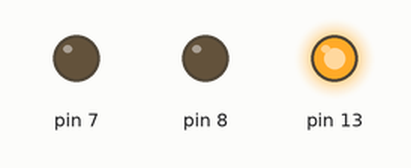
This sketch was run on a simulated Arduino Uno, built with avr-gcc and run on an emulated ATmega328P. Parts: output pins drawn as LEDs (lit = HIGH).

Above: at 0.5 s.
At 2.2 s:
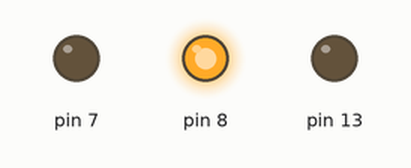
At 5.0 s:
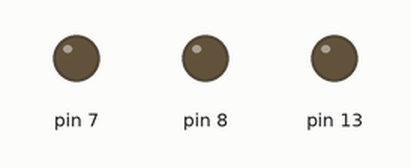
At 6.62 s:
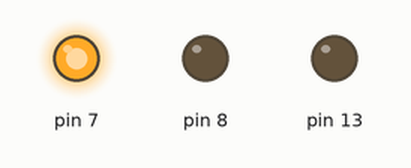
Timing chart, 0 to 8.1 s (numbered marks = the images above):
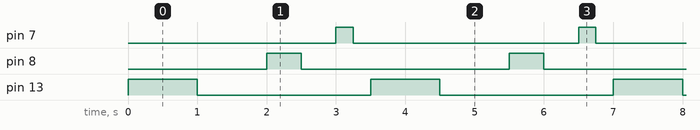

Measured:
- by itself, pin 7: alternates HIGH for 0.25 s and LOW for 3.3 s
- by itself, pin 8: alternates HIGH for 0.50 s and LOW for 3.0 s
- by itself, pin 13: alternates HIGH for 1.0 s and LOW for 2.5 s

The sketch:

ASSIGNMENT_1.ino
```cpp
void setup()
{
  pinMode(13, OUTPUT);
  pinMode(8, OUTPUT);
  pinMode(7, OUTPUT);
}

void loop()
{
  digitalWrite(13, HIGH);
  delay(1000); // Wait for 1000 millisecond(s)
  digitalWrite(13, LOW);
  delay(1000); // Wait for 1000 millisecond(s)
  digitalWrite(8,HIGH);
  delay(500);
  digitalWrite(8,LOW);
  delay(500);
  digitalWrite(7,HIGH);
  delay(250);
  digitalWrite(7,LOW);
  delay(250);
}
```
